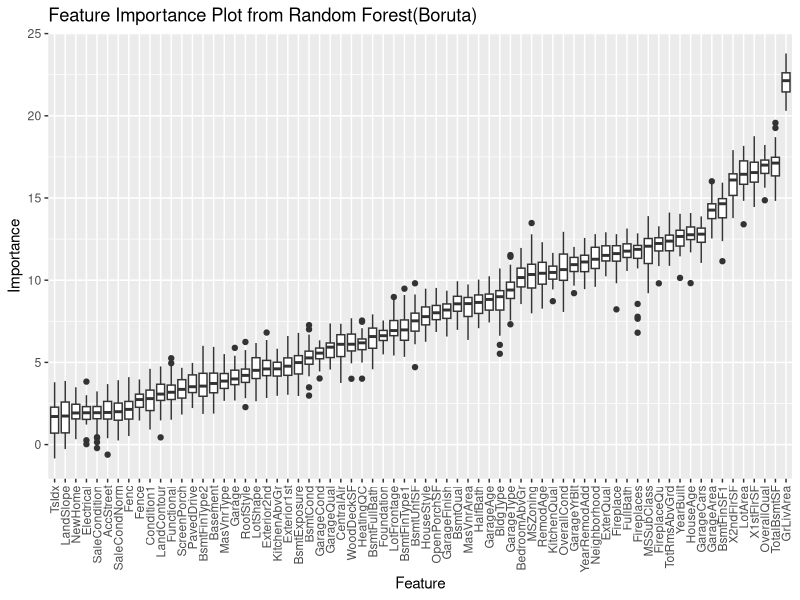

Here is the R script that generated this plot:
library(ggplot2)
library(reshape2)
setwd("C:/Users/ricky/dropbox/bootcamp/capstone/")
bp.df = read.csv("boruta_final.csv")
bp.df = bp.df[,-1]

bp = melt(bp.df)
bp$variable <- with(bp, reorder(variable, value, median))

impPlot = ggplot(bp, aes(variable, value)) + 
          geom_boxplot() +
          theme(axis.text.x=element_text(angle=90,hjust=1,vjust=0.5)) +
          labs(title = "Feature Importance Plot from Random Forest(Boruta)", 
               x = "Feature", y = "Importance")
         
impPlot
          

